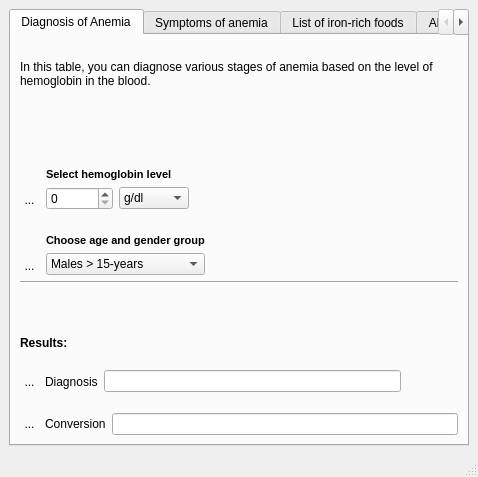
<?xml version="1.0" encoding="UTF-8"?>
<ui version="4.0">
 <class>MainWindow</class>
 <widget class="QMainWindow" name="MainWindow">
  <property name="geometry">
   <rect>
    <x>0</x>
    <y>0</y>
    <width>478</width>
    <height>477</height>
   </rect>
  </property>
  <property name="windowTitle">
   <string>PyAnemia</string>
  </property>
  <property name="windowIcon">
   <iconset resource="resources.qrc">
    <normaloff>:/icons/gui-icon.png</normaloff>:/icons/gui-icon.png</iconset>
  </property>
  <property name="styleSheet">
   <string notr="true"/>
  </property>
  <widget class="QWidget" name="centralwidget">
   <layout class="QVBoxLayout" name="verticalLayout_9">
    <item>
     <layout class="QVBoxLayout" name="verticalLayout_8">
      <item>
       <widget class="QTabWidget" name="tabWidget">
        <property name="currentIndex">
         <number>0</number>
        </property>
        <widget class="QWidget" name="tab_1">
         <attribute name="title">
          <string>Diagnosis of Anemia</string>
         </attribute>
         <layout class="QVBoxLayout" name="verticalLayout_6">
          <item>
           <widget class="QLabel" name="label_6">
            <property name="font">
             <font>
              <family>MS Shell Dlg 2</family>
              <pointsize>9</pointsize>
              <weight>50</weight>
              <italic>false</italic>
              <bold>false</bold>
             </font>
            </property>
            <property name="text">
             <string>In this table, you can diagnose various stages of anemia based on the level of hemoglobin in the blood.</string>
            </property>
            <property name="wordWrap">
             <bool>true</bool>
            </property>
           </widget>
          </item>
          <item>
           <spacer name="verticalSpacer_4">
            <property name="orientation">
             <enum>Qt::Vertical</enum>
            </property>
            <property name="sizeType">
             <enum>QSizePolicy::Minimum</enum>
            </property>
            <property name="sizeHint" stdset="0">
             <size>
              <width>20</width>
              <height>40</height>
             </size>
            </property>
           </spacer>
          </item>
          <item>
           <layout class="QHBoxLayout" name="horizontalLayout_2">
            <item>
             <layout class="QVBoxLayout" name="verticalLayout_5">
              <item>
               <spacer name="verticalSpacer_2">
                <property name="orientation">
                 <enum>Qt::Vertical</enum>
                </property>
                <property name="sizeType">
                 <enum>QSizePolicy::Minimum</enum>
                </property>
                <property name="sizeHint" stdset="0">
                 <size>
                  <width>20</width>
                  <height>40</height>
                 </size>
                </property>
               </spacer>
              </item>
              <item>
               <widget class="QToolButton" name="toolButton_3">
                <property name="styleSheet">
                 <string notr="true">QToolButton{
border:none;
background:transparent;
}</string>
                </property>
                <property name="text">
                 <string>...</string>
                </property>
                <property name="icon">
                 <iconset resource="resources.qrc">
                  <normaloff>:/icons/hemoglobin-level.png</normaloff>:/icons/hemoglobin-level.png</iconset>
                </property>
                <property name="iconSize">
                 <size>
                  <width>25</width>
                  <height>25</height>
                 </size>
                </property>
               </widget>
              </item>
             </layout>
            </item>
            <item>
             <layout class="QVBoxLayout" name="verticalLayout">
              <item>
               <widget class="QLabel" name="label_8">
                <property name="font">
                 <font>
                  <pointsize>8</pointsize>
                  <weight>75</weight>
                  <bold>true</bold>
                 </font>
                </property>
                <property name="text">
                 <string>Select hemoglobin level</string>
                </property>
                <property name="alignment">
                 <set>Qt::AlignBottom|Qt::AlignLeading|Qt::AlignLeft</set>
                </property>
               </widget>
              </item>
              <item>
               <layout class="QHBoxLayout" name="horizontalLayout">
                <item>
                 <widget class="QSpinBox" name="spinBox_hgb_level">
                  <property name="toolTip">
                   <string>Select hemoglobin level</string>
                  </property>
                  <property name="maximum">
                   <number>999999999</number>
                  </property>
                 </widget>
                </item>
                <item>
                 <widget class="QComboBox" name="comboBox_HgB_units">
                  <property name="toolTip">
                   <string>Select units</string>
                  </property>
                  <item>
                   <property name="text">
                    <string>g/dl</string>
                   </property>
                  </item>
                  <item>
                   <property name="text">
                    <string>g/L</string>
                   </property>
                  </item>
                  <item>
                   <property name="text">
                    <string>mmol/L</string>
                   </property>
                  </item>
                 </widget>
                </item>
               </layout>
              </item>
             </layout>
            </item>
            <item>
             <spacer name="horizontalSpacer_3">
              <property name="orientation">
               <enum>Qt::Horizontal</enum>
              </property>
              <property name="sizeHint" stdset="0">
               <size>
                <width>40</width>
                <height>20</height>
               </size>
              </property>
             </spacer>
            </item>
           </layout>
          </item>
          <item>
           <layout class="QHBoxLayout" name="horizontalLayout_5">
            <item>
             <layout class="QVBoxLayout" name="verticalLayout_3">
              <item>
               <spacer name="verticalSpacer">
                <property name="orientation">
                 <enum>Qt::Vertical</enum>
                </property>
                <property name="sizeType">
                 <enum>QSizePolicy::Minimum</enum>
                </property>
                <property name="sizeHint" stdset="0">
                 <size>
                  <width>20</width>
                  <height>40</height>
                 </size>
                </property>
               </spacer>
              </item>
              <item>
               <widget class="QToolButton" name="toolButton_2">
                <property name="toolTip">
                 <string>Choose age and gender of the patient</string>
                </property>
                <property name="styleSheet">
                 <string notr="true">QToolButton{
border:none;
background:transparent;
}</string>
                </property>
                <property name="text">
                 <string>...</string>
                </property>
                <property name="icon">
                 <iconset resource="resources.qrc">
                  <normaloff>:/icons/gender.png</normaloff>:/icons/gender.png</iconset>
                </property>
                <property name="iconSize">
                 <size>
                  <width>25</width>
                  <height>25</height>
                 </size>
                </property>
               </widget>
              </item>
             </layout>
            </item>
            <item>
             <layout class="QVBoxLayout" name="verticalLayout_2">
              <item>
               <widget class="QLabel" name="label_9">
                <property name="font">
                 <font>
                  <pointsize>8</pointsize>
                  <weight>75</weight>
                  <bold>true</bold>
                 </font>
                </property>
                <property name="toolTip">
                 <string>Choose age and gender of the patient</string>
                </property>
                <property name="text">
                 <string>Choose age and gender group</string>
                </property>
                <property name="alignment">
                 <set>Qt::AlignBottom|Qt::AlignLeading|Qt::AlignLeft</set>
                </property>
               </widget>
              </item>
              <item>
               <widget class="QComboBox" name="comboBox_age_group_tab1">
                <property name="toolTip">
                 <string>Choose age and gender of the patient</string>
                </property>
                <item>
                 <property name="text">
                  <string>Males &gt; 15-years</string>
                 </property>
                </item>
                <item>
                 <property name="text">
                  <string>Females &gt; 15-years</string>
                 </property>
                </item>
                <item>
                 <property name="text">
                  <string>Males &lt; 15-years</string>
                 </property>
                </item>
                <item>
                 <property name="text">
                  <string>Females &lt; 15-years</string>
                 </property>
                </item>
                <item>
                 <property name="text">
                  <string>Females pregnant</string>
                 </property>
                </item>
                <item>
                 <property name="text">
                  <string>Children &lt; 8-years</string>
                 </property>
                </item>
               </widget>
              </item>
             </layout>
            </item>
            <item>
             <spacer name="horizontalSpacer_2">
              <property name="orientation">
               <enum>Qt::Horizontal</enum>
              </property>
              <property name="sizeHint" stdset="0">
               <size>
                <width>40</width>
                <height>20</height>
               </size>
              </property>
             </spacer>
            </item>
           </layout>
          </item>
          <item>
           <widget class="Line" name="line">
            <property name="orientation">
             <enum>Qt::Horizontal</enum>
            </property>
           </widget>
          </item>
          <item>
           <widget class="QLabel" name="label_7">
            <property name="font">
             <font>
              <pointsize>9</pointsize>
              <weight>75</weight>
              <bold>true</bold>
             </font>
            </property>
            <property name="text">
             <string>Results:</string>
            </property>
            <property name="alignment">
             <set>Qt::AlignBottom|Qt::AlignLeading|Qt::AlignLeft</set>
            </property>
           </widget>
          </item>
          <item>
           <layout class="QHBoxLayout" name="horizontalLayout_6">
            <item>
             <layout class="QHBoxLayout" name="horizontalLayout_3">
              <item>
               <widget class="QToolButton" name="toolButton_6">
                <property name="toolTip">
                 <string>Type of anemia based on patient's hemoglobin level</string>
                </property>
                <property name="styleSheet">
                 <string notr="true">QToolButton{
border:none;
background:transparent;
}</string>
                </property>
                <property name="text">
                 <string>...</string>
                </property>
                <property name="icon">
                 <iconset resource="resources.qrc">
                  <normaloff>:/icons/diagnosis.png</normaloff>:/icons/diagnosis.png</iconset>
                </property>
                <property name="iconSize">
                 <size>
                  <width>27</width>
                  <height>27</height>
                 </size>
                </property>
               </widget>
              </item>
              <item>
               <widget class="QLabel" name="label_25">
                <property name="toolTip">
                 <string>Type of anemia based on patient's hemoglobin level</string>
                </property>
                <property name="text">
                 <string>Diagnosis</string>
                </property>
               </widget>
              </item>
              <item>
               <widget class="QLineEdit" name="lineEdit_diagnosis">
                <property name="toolTip">
                 <string>Type of anemia based on patient's hemoglobin level</string>
                </property>
               </widget>
              </item>
             </layout>
            </item>
            <item>
             <widget class="QToolButton" name="toolButton_anemia_icon">
              <property name="styleSheet">
               <string notr="true">QToolButton{
border:none;
background:transparent;
}</string>
              </property>
              <property name="text">
               <string/>
              </property>
              <property name="icon">
               <iconset>
                <normaloff>:/icons/mild_anemia.png</normaloff>:/icons/mild_anemia.png</iconset>
              </property>
              <property name="iconSize">
               <size>
                <width>48</width>
                <height>48</height>
               </size>
              </property>
             </widget>
            </item>
           </layout>
          </item>
          <item>
           <layout class="QHBoxLayout" name="horizontalLayout_4">
            <item>
             <widget class="QToolButton" name="toolButton_5">
              <property name="styleSheet">
               <string notr="true">QToolButton{
border:none;
background:transparent;
}</string>
              </property>
              <property name="text">
               <string>...</string>
              </property>
              <property name="icon">
               <iconset resource="resources.qrc">
                <normaloff>:/icons/conversion.png</normaloff>:/icons/conversion.png</iconset>
              </property>
              <property name="iconSize">
               <size>
                <width>25</width>
                <height>25</height>
               </size>
              </property>
             </widget>
            </item>
            <item>
             <widget class="QLabel" name="label_24">
              <property name="text">
               <string>Conversion</string>
              </property>
             </widget>
            </item>
            <item>
             <widget class="QLineEdit" name="lineEdit_conversion"/>
            </item>
           </layout>
          </item>
         </layout>
        </widget>
        <widget class="QWidget" name="tab">
         <attribute name="title">
          <string>Symptoms of anemia</string>
         </attribute>
         <layout class="QVBoxLayout" name="verticalLayout_4">
          <item>
           <widget class="QToolButton" name="toolButton_7">
            <property name="styleSheet">
             <string notr="true">QToolButton{
border:none;
background:transparent;
}</string>
            </property>
            <property name="text">
             <string>...</string>
            </property>
            <property name="icon">
             <iconset resource="resources.qrc">
              <normaloff>:/icons/symptoms.png</normaloff>:/icons/symptoms.png</iconset>
            </property>
            <property name="iconSize">
             <size>
              <width>30</width>
              <height>30</height>
             </size>
            </property>
           </widget>
          </item>
          <item>
           <widget class="QComboBox" name="comboBox_anemia_type_tab3">
            <item>
             <property name="text">
              <string>Choose anemia type</string>
             </property>
            </item>
            <item>
             <property name="text">
              <string>Mild anemia</string>
             </property>
            </item>
            <item>
             <property name="text">
              <string>Severe anemia</string>
             </property>
            </item>
           </widget>
          </item>
          <item>
           <widget class="QTextEdit" name="textEdit_anemia_symptoms"/>
          </item>
         </layout>
        </widget>
        <widget class="QWidget" name="tab_3">
         <attribute name="title">
          <string>List of iron-rich foods</string>
         </attribute>
         <layout class="QHBoxLayout" name="horizontalLayout_12">
          <item>
           <layout class="QVBoxLayout" name="verticalLayout_7">
            <item>
             <widget class="QLabel" name="label_2">
              <property name="font">
               <font>
                <pointsize>9</pointsize>
                <weight>50</weight>
                <bold>false</bold>
               </font>
              </property>
              <property name="text">
               <string>Thisi table takes quantity of food in grams and finds out how much iron is contained in it for every possible food category.</string>
              </property>
              <property name="wordWrap">
               <bool>true</bool>
              </property>
             </widget>
            </item>
            <item>
             <spacer name="verticalSpacer_3">
              <property name="orientation">
               <enum>Qt::Vertical</enum>
              </property>
              <property name="sizeType">
               <enum>QSizePolicy::Ignored</enum>
              </property>
              <property name="sizeHint" stdset="0">
               <size>
                <width>20</width>
                <height>40</height>
               </size>
              </property>
             </spacer>
            </item>
            <item>
             <widget class="QLabel" name="label_4">
              <property name="text">
               <string>Please select the quantity of food:</string>
              </property>
             </widget>
            </item>
            <item>
             <layout class="QHBoxLayout" name="horizontalLayout_10">
              <item>
               <widget class="QToolButton" name="toolButton_4">
                <property name="toolTip">
                 <string>Amount of food in grams</string>
                </property>
                <property name="styleSheet">
                 <string notr="true">QToolButton{
border:none;
background:transparent;
}</string>
                </property>
                <property name="text">
                 <string>...</string>
                </property>
                <property name="icon">
                 <iconset resource="resources.qrc">
                  <normaloff>:/icons/food-amount.png</normaloff>:/icons/food-amount.png</iconset>
                </property>
                <property name="iconSize">
                 <size>
                  <width>25</width>
                  <height>25</height>
                 </size>
                </property>
               </widget>
              </item>
              <item>
               <widget class="QSpinBox" name="spinBox_quantity_of_food">
                <property name="toolTip">
                 <string>Amount of food in grams</string>
                </property>
                <property name="maximum">
                 <number>999999999</number>
                </property>
               </widget>
              </item>
              <item>
               <layout class="QHBoxLayout" name="horizontalLayout_9">
                <item>
                 <widget class="QLabel" name="label">
                  <property name="font">
                   <font>
                    <weight>75</weight>
                    <bold>true</bold>
                   </font>
                  </property>
                  <property name="text">
                   <string>grams</string>
                  </property>
                 </widget>
                </item>
                <item>
                 <spacer name="horizontalSpacer">
                  <property name="orientation">
                   <enum>Qt::Horizontal</enum>
                  </property>
                  <property name="sizeHint" stdset="0">
                   <size>
                    <width>40</width>
                    <height>20</height>
                   </size>
                  </property>
                 </spacer>
                </item>
               </layout>
              </item>
             </layout>
            </item>
            <item>
             <widget class="QPushButton" name="pushButton_expand_collapse_tree">
              <property name="text">
               <string>Expand Categories</string>
              </property>
              <property name="icon">
               <iconset resource="resources.qrc">
                <normaloff>:/icons/expand.png</normaloff>:/icons/expand.png</iconset>
              </property>
              <property name="iconSize">
               <size>
                <width>32</width>
                <height>32</height>
               </size>
              </property>
             </widget>
            </item>
            <item>
             <widget class="QLabel" name="label_3">
              <property name="font">
               <font>
                <pointsize>9</pointsize>
                <weight>75</weight>
                <bold>true</bold>
               </font>
              </property>
              <property name="text">
               <string>List of foods high in iron:</string>
              </property>
             </widget>
            </item>
            <item>
             <widget class="QTreeWidget" name="treeWidget">
              <property name="toolTip">
               <string>&lt;html&gt;&lt;head/&gt;&lt;body&gt;&lt;p&gt;Amount of iron contained in various eatables for the quantity of food chosen above&lt;/p&gt;&lt;/body&gt;&lt;/html&gt;</string>
              </property>
              <attribute name="headerCascadingSectionResizes">
               <bool>true</bool>
              </attribute>
              <attribute name="headerDefaultSectionSize">
               <number>0</number>
              </attribute>
              <attribute name="headerMinimumSectionSize">
               <number>0</number>
              </attribute>
              <attribute name="headerStretchLastSection">
               <bool>true</bool>
              </attribute>
              <column>
               <property name="text">
                <string notr="true">1</string>
               </property>
              </column>
             </widget>
            </item>
           </layout>
          </item>
         </layout>
        </widget>
        <widget class="QWidget" name="tab_2">
         <attribute name="title">
          <string>About</string>
         </attribute>
         <layout class="QVBoxLayout" name="verticalLayout_12">
          <item>
           <spacer name="verticalSpacer_13">
            <property name="orientation">
             <enum>Qt::Vertical</enum>
            </property>
            <property name="sizeHint" stdset="0">
             <size>
              <width>20</width>
              <height>40</height>
             </size>
            </property>
           </spacer>
          </item>
          <item>
           <spacer name="verticalSpacer_9">
            <property name="orientation">
             <enum>Qt::Vertical</enum>
            </property>
            <property name="sizeHint" stdset="0">
             <size>
              <width>20</width>
              <height>40</height>
             </size>
            </property>
           </spacer>
          </item>
          <item>
           <widget class="QLabel" name="label_5">
            <property name="text">
             <string>   Created by Afia Azam and Javieria Atiq at</string>
            </property>
            <property name="alignment">
             <set>Qt::AlignCenter</set>
            </property>
           </widget>
          </item>
          <item>
           <widget class="QPushButton" name="pushButton_3">
            <property name="styleSheet">
             <string notr="true">QPushButton{
background: transparent;
border: none;
}</string>
            </property>
            <property name="text">
             <string/>
            </property>
            <property name="icon">
             <iconset resource="resources.qrc">
              <normaloff>:/icons/iib-logo.png</normaloff>:/icons/iib-logo.png</iconset>
            </property>
            <property name="iconSize">
             <size>
              <width>130</width>
              <height>60</height>
             </size>
            </property>
           </widget>
          </item>
          <item>
           <widget class="QLabel" name="label_11">
            <property name="text">
             <string>CECOS University of IT &amp; Emerging Sciences
Peshawar, Pakistan.</string>
            </property>
            <property name="alignment">
             <set>Qt::AlignCenter</set>
            </property>
           </widget>
          </item>
          <item>
           <spacer name="verticalSpacer_6">
            <property name="orientation">
             <enum>Qt::Vertical</enum>
            </property>
            <property name="sizeHint" stdset="0">
             <size>
              <width>20</width>
              <height>40</height>
             </size>
            </property>
           </spacer>
          </item>
          <item>
           <spacer name="verticalSpacer_8">
            <property name="orientation">
             <enum>Qt::Vertical</enum>
            </property>
            <property name="sizeHint" stdset="0">
             <size>
              <width>20</width>
              <height>40</height>
             </size>
            </property>
           </spacer>
          </item>
          <item>
           <layout class="QVBoxLayout" name="verticalLayout_11">
            <item>
             <layout class="QHBoxLayout" name="horizontalLayout_11">
              <item>
               <spacer name="horizontalSpacer_6">
                <property name="orientation">
                 <enum>Qt::Horizontal</enum>
                </property>
                <property name="sizeHint" stdset="0">
                 <size>
                  <width>40</width>
                  <height>20</height>
                 </size>
                </property>
               </spacer>
              </item>
              <item>
               <widget class="QPushButton" name="pushButton_5">
                <property name="styleSheet">
                 <string notr="true">QPushButton{
background: transparent;
border: none;
}</string>
                </property>
                <property name="text">
                 <string/>
                </property>
                <property name="icon">
                 <iconset resource="resources.qrc">
                  <normaloff>:/icons/email.png</normaloff>:/icons/email.png</iconset>
                </property>
                <property name="iconSize">
                 <size>
                  <width>45</width>
                  <height>45</height>
                 </size>
                </property>
               </widget>
              </item>
              <item>
               <layout class="QVBoxLayout" name="verticalLayout_10">
                <item>
                 <spacer name="verticalSpacer_11">
                  <property name="orientation">
                   <enum>Qt::Vertical</enum>
                  </property>
                  <property name="sizeHint" stdset="0">
                   <size>
                    <width>20</width>
                    <height>40</height>
                   </size>
                  </property>
                 </spacer>
                </item>
                <item>
                 <widget class="QLabel" name="label_13">
                  <property name="text">
                   <string>afia.azam.biologist@gmail.com</string>
                  </property>
                  <property name="alignment">
                   <set>Qt::AlignLeading|Qt::AlignLeft|Qt::AlignVCenter</set>
                  </property>
                 </widget>
                </item>
                <item>
                 <widget class="QLabel" name="label_14">
                  <property name="text">
                   <string>javieriaAtiq@gmail.com </string>
                  </property>
                  <property name="alignment">
                   <set>Qt::AlignLeading|Qt::AlignLeft|Qt::AlignVCenter</set>
                  </property>
                 </widget>
                </item>
                <item>
                 <spacer name="verticalSpacer_12">
                  <property name="orientation">
                   <enum>Qt::Vertical</enum>
                  </property>
                  <property name="sizeHint" stdset="0">
                   <size>
                    <width>20</width>
                    <height>40</height>
                   </size>
                  </property>
                 </spacer>
                </item>
               </layout>
              </item>
              <item>
               <spacer name="horizontalSpacer_7">
                <property name="orientation">
                 <enum>Qt::Horizontal</enum>
                </property>
                <property name="sizeHint" stdset="0">
                 <size>
                  <width>40</width>
                  <height>20</height>
                 </size>
                </property>
               </spacer>
              </item>
             </layout>
            </item>
            <item>
             <spacer name="verticalSpacer_5">
              <property name="orientation">
               <enum>Qt::Vertical</enum>
              </property>
              <property name="sizeHint" stdset="0">
               <size>
                <width>20</width>
                <height>40</height>
               </size>
              </property>
             </spacer>
            </item>
            <item>
             <widget class="QLabel" name="label_15">
              <property name="text">
               <string>This work is licensed under a 
Creative Commons
Attribution 4.0 International License.</string>
              </property>
              <property name="alignment">
               <set>Qt::AlignCenter</set>
              </property>
             </widget>
            </item>
            <item>
             <widget class="QPushButton" name="pushButton_2">
              <property name="styleSheet">
               <string notr="true">QPushButton{
background: transparent;
border: none;
}</string>
              </property>
              <property name="text">
               <string/>
              </property>
              <property name="icon">
               <iconset resource="resources.qrc">
                <normaloff>:/icons/cc-license.png</normaloff>:/icons/cc-license.png</iconset>
              </property>
              <property name="iconSize">
               <size>
                <width>88</width>
                <height>31</height>
               </size>
              </property>
             </widget>
            </item>
            <item>
             <spacer name="verticalSpacer_7">
              <property name="orientation">
               <enum>Qt::Vertical</enum>
              </property>
              <property name="sizeHint" stdset="0">
               <size>
                <width>20</width>
                <height>40</height>
               </size>
              </property>
             </spacer>
            </item>
           </layout>
          </item>
         </layout>
        </widget>
       </widget>
      </item>
     </layout>
    </item>
   </layout>
  </widget>
  <widget class="QMenuBar" name="menubar">
   <property name="geometry">
    <rect>
     <x>0</x>
     <y>0</y>
     <width>478</width>
     <height>21</height>
    </rect>
   </property>
  </widget>
  <widget class="QStatusBar" name="statusbar"/>
 </widget>
 <resources>
  <include location="resources.qrc"/>
 </resources>
 <connections/>
</ui>
